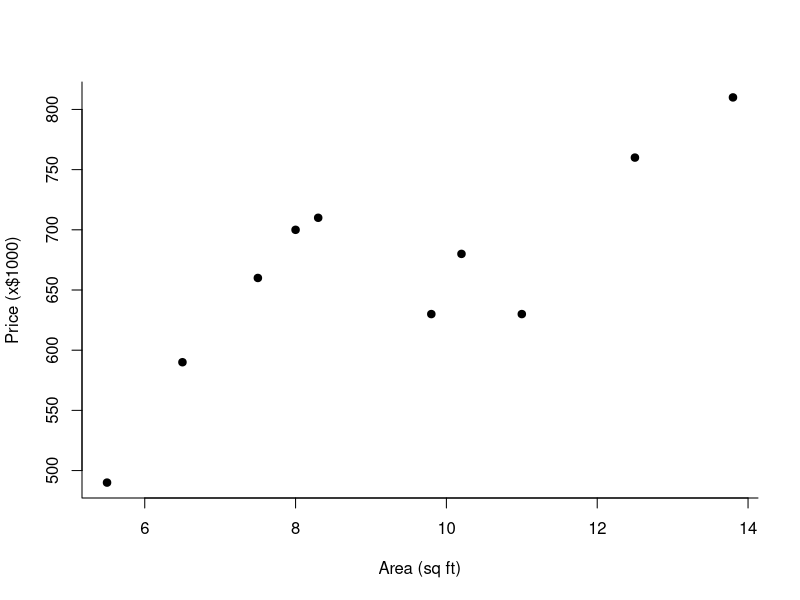
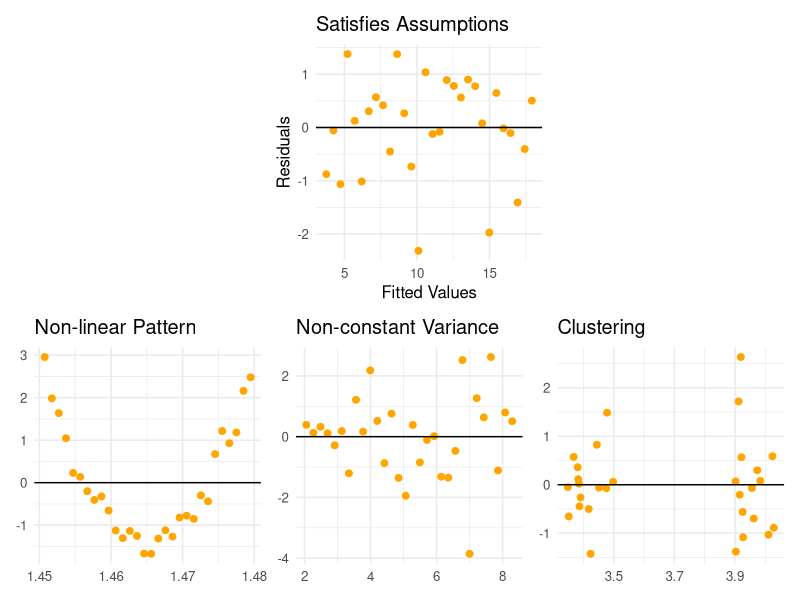

Write R code to recreate these figures, in order.
## ---- chunk 1
# Data
area <- c(5.5, 6.5, 7.5, 8.0, 8.3, 9.8, 11.0, 12.5, 13.8, 10.2)
price <- c(490, 590, 660, 700, 710, 630, 630, 760, 810, 680)

# Plot
plot(area, price,
     pch = 19,                     # solid circle
     xlab = "Area (sq ft)",
     ylab = "Price (x$1000)",
     bty = "l")                    # axis box only on left and bottom
## ---- chunk 2
# Required libraries
library(ggplot2)
library(patchwork)

# Common theme
theme_clean <- theme_minimal(base_size = 12)

# 1. Satisfies Assumptions
set.seed(1)
x1 <- 1:30
y1 <- 3 + 0.5 * x1 + rnorm(30, 0, 1)
model1 <- lm(y1 ~ x1)
df1 <- data.frame(Fitted = fitted(model1), Residuals = resid(model1))

p1 <- ggplot(df1, aes(Fitted, Residuals)) +
  geom_point(color = "orange", size = 2) +
  geom_hline(yintercept = 0, color = "black") +
  labs(title = "Satisfies Assumptions", x = "Fitted Values", y = "Residuals") +
  theme_clean

# 2. Non-linear Pattern
x2 <- seq(-2, 2, length.out = 30)
y2 <- x2^2 + rnorm(30, 0, 0.3)
model2 <- lm(y2 ~ x2)
df2 <- data.frame(Fitted = fitted(model2), Residuals = resid(model2))

p2 <- ggplot(df2, aes(Fitted, Residuals)) +
  geom_point(color = "orange", size = 2) +
  geom_hline(yintercept = 0, color = "black") +
  labs(title = "Non-linear Pattern", x = NULL, y = NULL) +
  theme_clean

# 3. Non-constant Variance
x3 <- 1:30
y3 <- 2 + 0.2 * x3 + rnorm(30, 0, sd = x3 / 10)
model3 <- lm(y3 ~ x3)
df3 <- data.frame(Fitted = fitted(model3), Residuals = resid(model3))

p3 <- ggplot(df3, aes(Fitted, Residuals)) +
  geom_point(color = "orange", size = 2) +
  geom_hline(yintercept = 0, color = "black") +
  labs(title = "Non-constant Variance", x = NULL, y = NULL) +
  theme_clean

# 4. Clustering
x4 <- c(rnorm(15, 3, 0.2), rnorm(15, 5, 0.2))
y4 <- 2 + 0.5 * x4 + rnorm(30, 0, 1)
model4 <- lm(y4 ~ x4)
df4 <- data.frame(Fitted = fitted(model4), Residuals = resid(model4))

p4 <- ggplot(df4, aes(Fitted, Residuals)) +
  geom_point(color = "orange", size = 2) +
  geom_hline(yintercept = 0, color = "black") +
  labs(title = "Clustering", x = NULL, y = NULL) +
  theme_clean

# Patchwork layout: spacer - p1 - spacer, then 3 plots
final_plot <- (plot_spacer() + p1 + plot_spacer()) / (p2 + p3 + p4)

# Print the plot
final_plot
